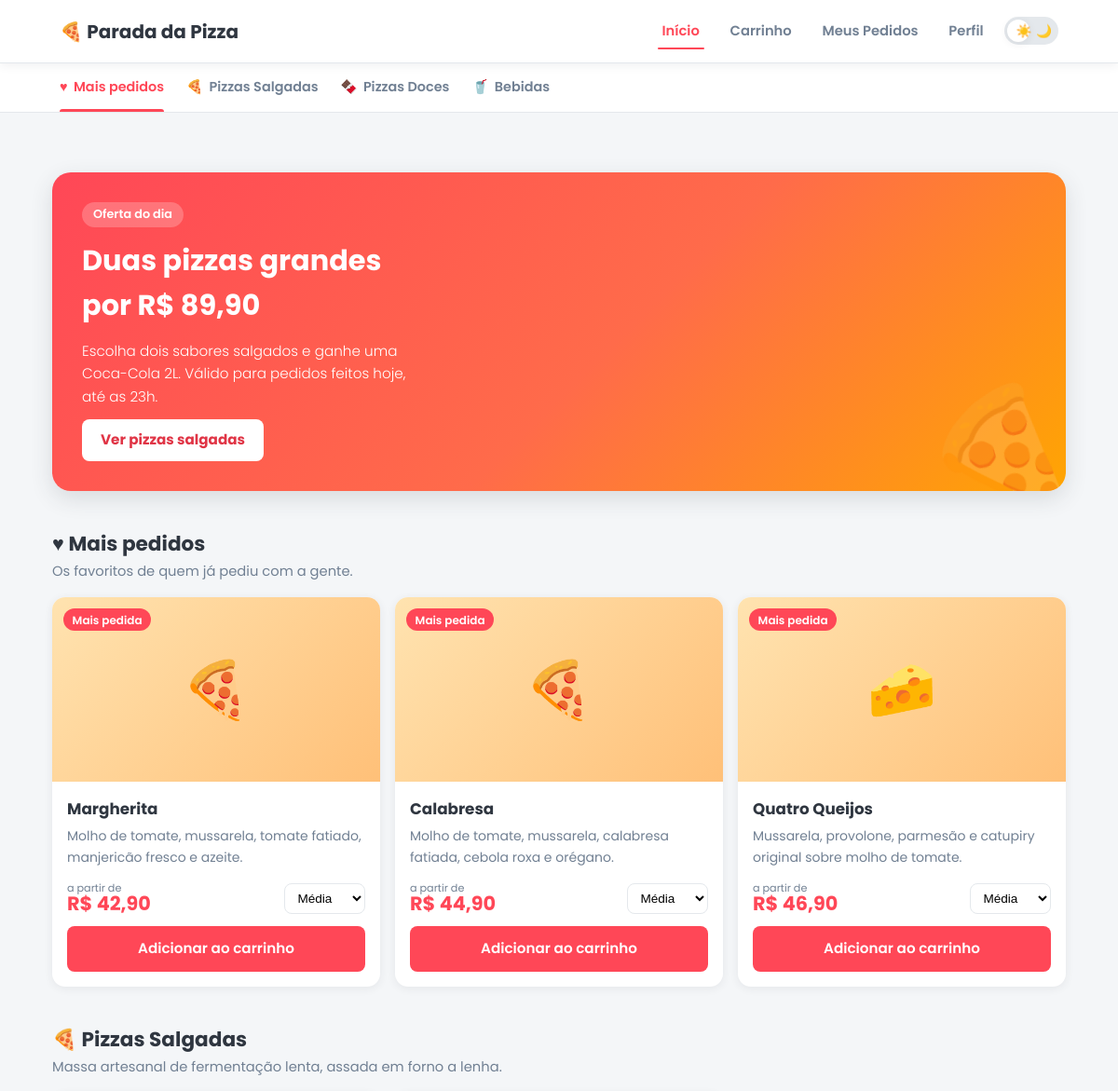
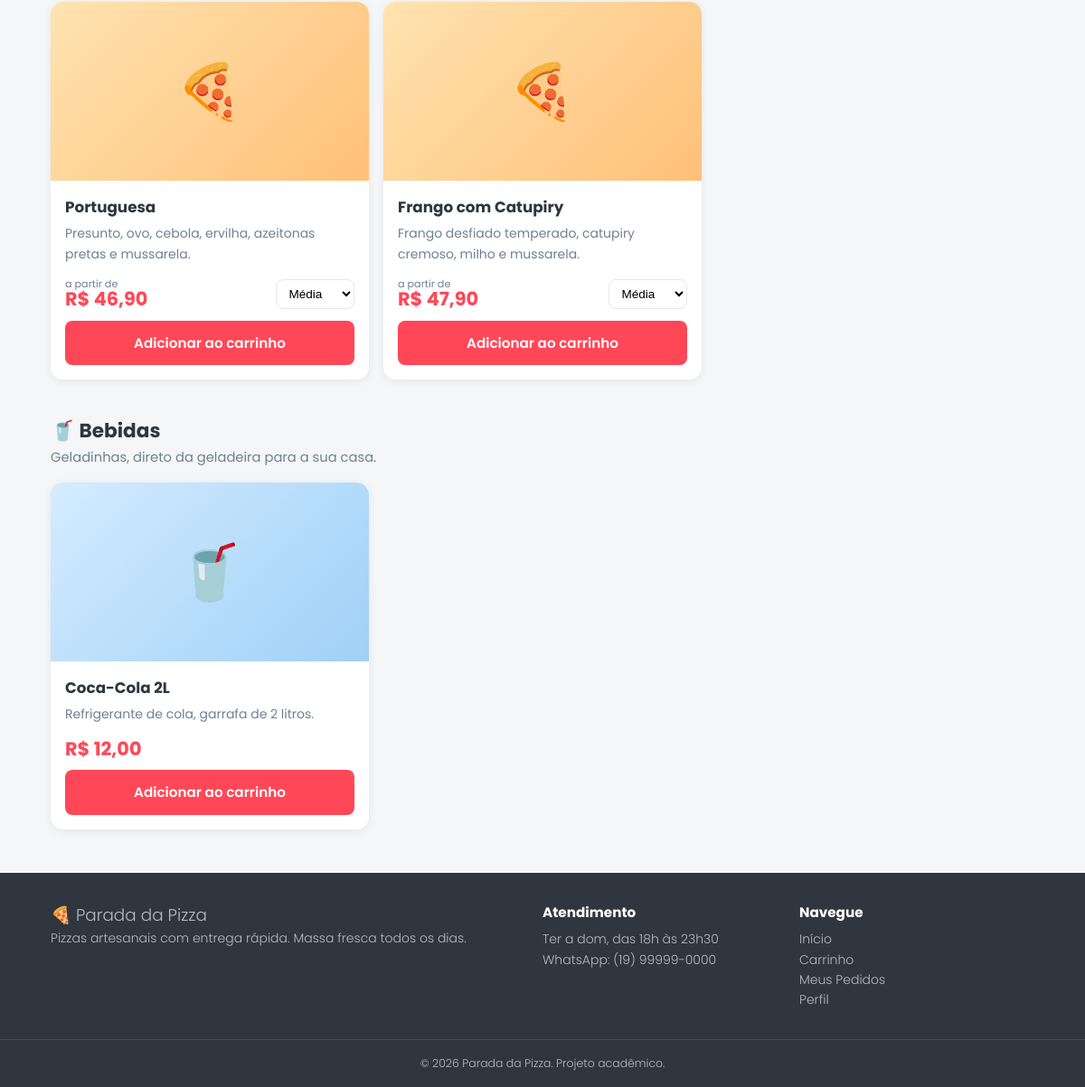
The page / on the database its author committed (2 pictures, top to bottom).
### tables this page shows
CREATE TABLE produtos (
  id        INT UNSIGNED NOT NULL AUTO_INCREMENT,
  categoria ENUM('mais-pedidos','pizzas-salgadas','pizzas-doces','bebidas') NOT NULL,
  nome      VARCHAR(100) NOT NULL,
  descricao VARCHAR(255) NOT NULL,
  preco     DECIMAL(8,2) NOT NULL,
  emoji     VARCHAR(10)  NOT NULL,
  PRIMARY KEY (id)
);

### conexao.php (called while the page is built, shortened)
<?php
function e($texto): string
{
    return htmlspecialchars((string) $texto, ENT_QUOTES, 'UTF-8');
}
function reais($valor): string
{
    return 'R$ ' . number_format((float) $valor, 2, ',', '.');
}

### index.php (the view, shortened to what this page needs)
<?php
require 'conexao.php';
require 'partes.php';
$secoes = [
    'mais-pedidos' => [
        'id_titulo' => 'titulo-mais-pedidos',
        'titulo'    => '♥ Mais pedidos',
        'subtitulo' => 'Os favoritos de quem já pediu com a gente.',
    ],
    'pizzas-salgadas' => [
        'id_titulo' => 'titulo-salgadas',
        'titulo'    => '🍕 Pizzas Salgadas',
        'subtitulo' => 'Massa artesanal de fermentação lenta, assada em forno a lenha.',
    ],
    'bebidas' => [
        'id_titulo' => 'titulo-bebidas',
        'titulo'    => '🥤 Bebidas',
        'subtitulo' => 'Geladinhas, direto da geladeira para a sua casa.',
    ],
];
$produtos = $pdo
    ->query('SELECT categoria, id, nome, descricao, preco, emoji FROM produtos ORDER BY id')
    ->fetchAll(PDO::FETCH_ASSOC | PDO::FETCH_GROUP);
cabecalho('index.php', 'Cardápio', 'Sabor & Massa - Peça sua pizza favorita com entrega rápida.');
?>
  <nav class="categorias" aria-label="Categorias do cardápio">
    <ul class="categorias__lista">
      <li><a class="categorias__link ativo" href="#mais-pedidos"><span aria-hidden="true">♥</span> Mais pedidos</a></li>
      <li><a class="categorias__link" href="#pizzas-salgadas"><span aria-hidden="true">🍕</span> Pizzas Salgadas</a></li>
      <li><a class="categorias__link" href="#pizzas-doces"><span aria-hidden="true">🍫</span> Pizzas Doces</a></li>
      <li><a class="categorias__link" href="#bebidas"><span aria-hidden="true">🥤</span> Bebidas</a></li>
    </ul>
  </nav>
  <main class="conteudo">
    <section class="banner" aria-labelledby="banner-titulo">
      <span class="banner__selo">Oferta do dia</span>
      <h1 class="banner__titulo" id="banner-titulo">Duas pizzas grandes por R$ 89,90</h1>
      <p class="banner__texto">
        Escolha dois sabores salgados e ganhe uma Coca-Cola 2L. Válido para pedidos feitos hoje, até as 23h.
      </p>
      <a class="banner__cta" href="#pizzas-salgadas">Ver pizzas salgadas</a>
    </section>
<?php foreach ($secoes as $categoria => $secao): ?>
    <section class="secao" id="<?= $categoria ?>" aria-labelledby="<?= $secao['id_titulo'] ?>">
      <h2 class="secao__titulo" id="<?= $secao['id_titulo'] ?>"><?= $secao['titulo'] ?></h2>
      <p class="secao__subtitulo"><?= $secao['subtitulo'] ?></p>
      <div class="produtos-grid">
<?php foreach ($produtos[$categoria] ?? [] as $p): ?>
<?php $bebida = ($categoria === 'bebidas'); ?>
        <article class="produto-card">
          <div class="produto-card__foto<?= $bebida ? ' produto-card__foto--bebida' : '' ?>" role="img" aria-label="Foto ilustrativa de <?= e($p['nome']) ?>">
            <span aria-hidden="true"><?= e($p['emoji']) ?></span>
<?php if ($categoria === 'mais-pedidos'): ?>
            <span class="produto-card__selo">Mais pedida</span>
<?php endif; ?>
          </div>
          <div class="produto-card__corpo">
            <h3 class="produto-card__nome"><?= e($p['nome']) ?></h3>
            <p class="produto-card__descricao"><?= e($p['descricao']) ?></p>
            <form class="produto-card__form" action="carrinho.php" method="get">
<?php if ($bebida): ?>
              <p class="produto-card__preco"><?= reais($p['preco']) ?></p>
<?php else: ?>
              <div class="produto-card__linha">
                <p class="produto-card__preco"><small>a partir de</small><?= reais($p['preco']) ?></p>
                <select class="select-compacto" id="tam-<?= (int) $p['id'] ?>" name="tamanho">
                  <option value="media">Média</option>
                </select>
              </div>
<?php endif; ?>
              <button type="submit" class="btn btn--primario btn--bloco">Adicionar ao carrinho</button>
            </form>
          </div>
        </article>
<?php endforeach; ?>
      </div>
    </section>
<?php endforeach; ?>
  </main>
<?php rodape(); ?>

### partes.php (shortened to what this page needs)
<?php
function cabecalho(string $pagina, string $titulo, string $descricao): void
{
    $menu = [
        'index.php'    => 'Início',
        'carrinho.php' => 'Carrinho',
        'pedidos.php'  => 'Meus Pedidos',
        'perfil.php'   => 'Perfil',
    ];
    ?>
<!DOCTYPE html>
<html lang="pt-BR">
<head>
  <link rel="stylesheet" href="style.css">
</head>
<body>
  <header class="cabecalho">
    <div class="cabecalho__conteudo">
      <a class="logo" href="index.php">🍕 Parada da Pizza</a>
      <nav aria-label="Menu principal">
        <ul class="menu__lista">
<?php foreach ($menu as $arquivo => $rotulo): ?>
<?php if ($arquivo === $pagina): ?>
          <li><a class="menu__link ativo" href="<?= $arquivo ?>" aria-current="page"><?= $rotulo ?></a></li>
<?php else: ?>
          <li><a class="menu__link" href="<?= $arquivo ?>"><?= $rotulo ?></a></li>
<?php endif; ?>
<?php endforeach; ?>
          <li class="menu__tema">
            <label class="tema__botao" for="tema-escuro" title="Alternar tema claro/escuro">
              <span aria-hidden="true">☀️</span>
              <span aria-hidden="true">🌙</span>
            </label>
          </li>
        </ul>
      </nav>
    </div>
  </header>
<?php
}
function rodape(): void
{
    ?>
  <footer class="rodape">
    <div class="rodape__conteudo">
      <div>
        <p class="rodape__marca">🍕 Parada da Pizza</p>
        <p>Pizzas artesanais com entrega rápida. Massa fresca todos os dias.</p>
      </div>
      <div>
        <h3>Atendimento</h3>
        <ul>
          <li>Ter a dom, das 18h às 23h30</li>
          <li>WhatsApp: (19) 99999-0000</li>
        </ul>
      </div>
      <div>
        <h3>Navegue</h3>
        <ul>
          <li><a href="index.php">Início</a></li>
          <li><a href="carrinho.php">Carrinho</a></li>
          <li><a href="pedidos.php">Meus Pedidos</a></li>
          <li><a href="perfil.php">Perfil</a></li>
        </ul>
      </div>
    </div>
    <p class="rodape__direitos">&copy; 2026 Parada da Pizza. Projeto acadêmico.</p>
  </footer>
</body>
</html>
<?php
}

### rows shown on the page
produtos: emoji "🍕", shows "Mais pedida", nome "Margherita", descricao "Molho de tomate, mussarela, tomate fatiado, manjericão fresco e azeite.", preco "R$ 42,90", tamanho "Média"
produtos: emoji "🍕", shows "Mais pedida", nome "Calabresa", descricao "Molho de tomate, mussarela, calabresa fatiada, cebola roxa e orégano.", preco "R$ 44,90", tamanho "Média"
produtos: emoji "🧀", shows "Mais pedida", nome "Quatro Queijos", descricao "Mussarela, provolone, parmesão e catupiry original sobre molho de tomate.", preco "R$ 46,90", tamanho "Média"
produtos: emoji "🍕", nome "Portuguesa", descricao "Presunto, ovo, cebola, ervilha, azeitonas pretas e mussarela.", preco "R$ 46,90", tamanho "Média"
produtos: emoji "🍕", nome "Frango com Catupiry", descricao "Frango desfiado temperado, catupiry cremoso, milho e mussarela.", preco "R$ 47,90", tamanho "Média"
produtos: emoji "🥤", nome "Coca-Cola 2L", descricao "Refrigerante de cola, garrafa de 2 litros.", preco "R$ 12,00"

### other values the page prints
$rotulo "Início"
$rotulo "Carrinho"
$rotulo "Meus Pedidos"
$rotulo "Perfil"
$secao['titulo'] "♥ Mais pedidos"
$secao['subtitulo'] "Os favoritos de quem já pediu com a gente."
$secao['titulo'] "🍕 Pizzas Salgadas"
$secao['subtitulo'] "Massa artesanal de fermentação lenta, assada em forno a lenha."
$secao['titulo'] "🥤 Bebidas"
$secao['subtitulo'] "Geladinhas, direto da geladeira para a sua casa."
